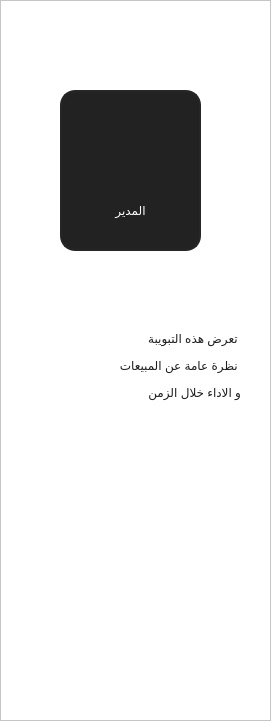
     <widget class="QFrame" name="frame_9">
      <property name="geometry">
       <rect>
        <x>0</x>
        <y>0</y>
        <width>271</width>
        <height>721</height>
       </rect>
      </property>
      <property name="styleSheet">
       <string notr="true">background-color: rgb(255, 255, 255);</string>
      </property>
      <property name="frameShape">
       <enum>QFrame::StyledPanel</enum>
      </property>
      <property name="frameShadow">
       <enum>QFrame::Raised</enum>
      </property>
      <widget class="QFrame" name="frame_12">
       <property name="geometry">
        <rect>
         <x>60</x>
         <y>90</y>
         <width>141</width>
         <height>161</height>
        </rect>
       </property>
       <property name="styleSheet">
        <string notr="true">QFrame{
border-color: rgb(38, 38, 38);
border-style: solid;
  border-width: 1.5px;
border-radius: 15px;
	background-color: rgb(34, 34, 34);
}</string>
       </property>
       <property name="frameShape">
        <enum>QFrame::StyledPanel</enum>
       </property>
       <property name="frameShadow">
        <enum>QFrame::Raised</enum>
       </property>
       <widget class="QLabel" name="label_14">
        <property name="enabled">
         <bool>true</bool>
        </property>
        <property name="geometry">
         <rect>
          <x>40</x>
          <y>20</y>
          <width>61</width>
          <height>61</height>
         </rect>
        </property>
        <property name="styleSheet">
         <string notr="true">QLabel{
border-style: none;
  border-width: 0px;
border-radius: 15px;
}</string>
        </property>
        <property name="text">
         <string/>
        </property>
        <property name="pixmap">
         <pixmap>icons/person.png</pixmap>
        </property>
        <property name="scaledContents">
         <bool>true</bool>
        </property>
       </widget>
       <widget class="QLabel" name="label_15">
        <property name="enabled">
         <bool>true</bool>
        </property>
        <property name="geometry">
         <rect>
          <x>20</x>
          <y>100</y>
          <width>101</width>
          <height>41</height>
         </rect>
        </property>
        <property name="styleSheet">
         <string notr="true">font: 57 16pt &quot;BoutrosMBCDinkum&quot;;
color: rgb(255, 255, 255);
border:none;</string>
        </property>
        <property name="text">
         <string>المدير</string>
        </property>
        <property name="scaledContents">
         <bool>false</bool>
        </property>
        <property name="alignment">
         <set>Qt::AlignCenter</set>
        </property>
       </widget>
      </widget>
      <widget class="QLabel" name="label_16">
       <property name="enabled">
        <bool>true</bool>
       </property>
       <property name="geometry">
        <rect>
         <x>30</x>
         <y>230</y>
         <width>211</width>
         <height>271</height>
        </rect>
       </property>
       <property name="styleSheet">
        <string notr="true">font: 57 16pt &quot;BoutrosMBCDinkum&quot;;
color: rgb(30, 30, 30);
border:none;
background-color: rgba(0, 0, 0, 0);</string>
       </property>
       <property name="text">
        <string>&lt;html&gt;&lt;head/&gt;&lt;body&gt;&lt;p align=&quot;right&quot;&gt;تعرض هذه التبويبة &lt;/p&gt;&lt;p align=&quot;right&quot;&gt;نظرة عامة عن المبيعات &lt;/p&gt;&lt;p align=&quot;right&quot;&gt;و الاداء خلال الزمن&lt;/p&gt;&lt;/body&gt;&lt;/html&gt;</string>
       </property>
       <property name="textFormat">
        <enum>Qt::RichText</enum>
       </property>
       <property name="scaledContents">
        <bool>false</bool>
       </property>
       <property name="alignment">
        <set>Qt::AlignRight|Qt::AlignTrailing|Qt::AlignVCenter</set>
       </property>
       <property name="wordWrap">
        <bool>false</bool>
       </property>
      </widget>
      <widget class="QLabel" name="label_22">
       <property name="geometry">
        <rect>
         <x>18</x>
         <y>630</y>
         <width>241</width>
         <height>41</height>
        </rect>
       </property>
       <property name="text">
        <string/>
       </property>
       <property name="pixmap">
        <pixmap>res/pdf/Asset 9.png</pixmap>
       </property>
       <property name="scaledContents">
        <bool>true</bool>
       </property>
      </widget>
      <widget class="QLabel" name="label_19">
       <property name="geometry">
        <rect>
         <x>106</x>
         <y>550</y>
         <width>61</width>
         <height>60</height>
        </rect>
       </property>
       <property name="text">
        <string/>
       </property>
       <property name="pixmap">
        <pixmap>res/icon.png</pixmap>
       </property>
       <property name="scaledContents">
        <bool>true</bool>
       </property>
      </widget>
     </widget>
